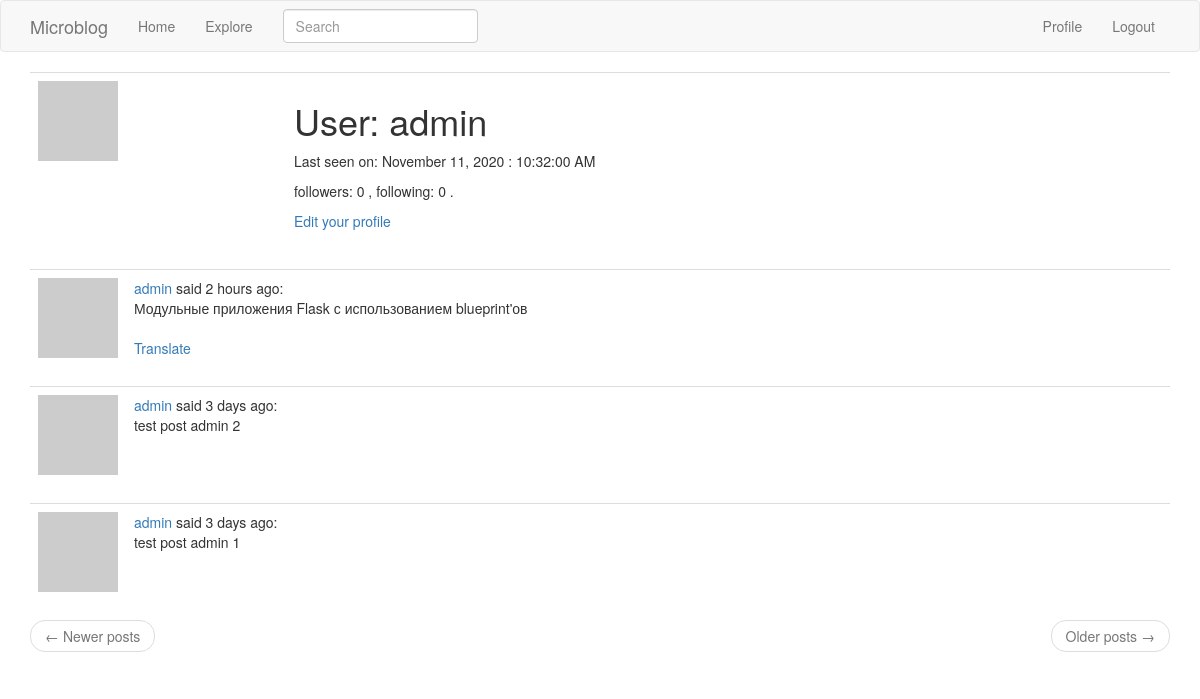
The page /user/admin (signed in) on the database as committed earlier.
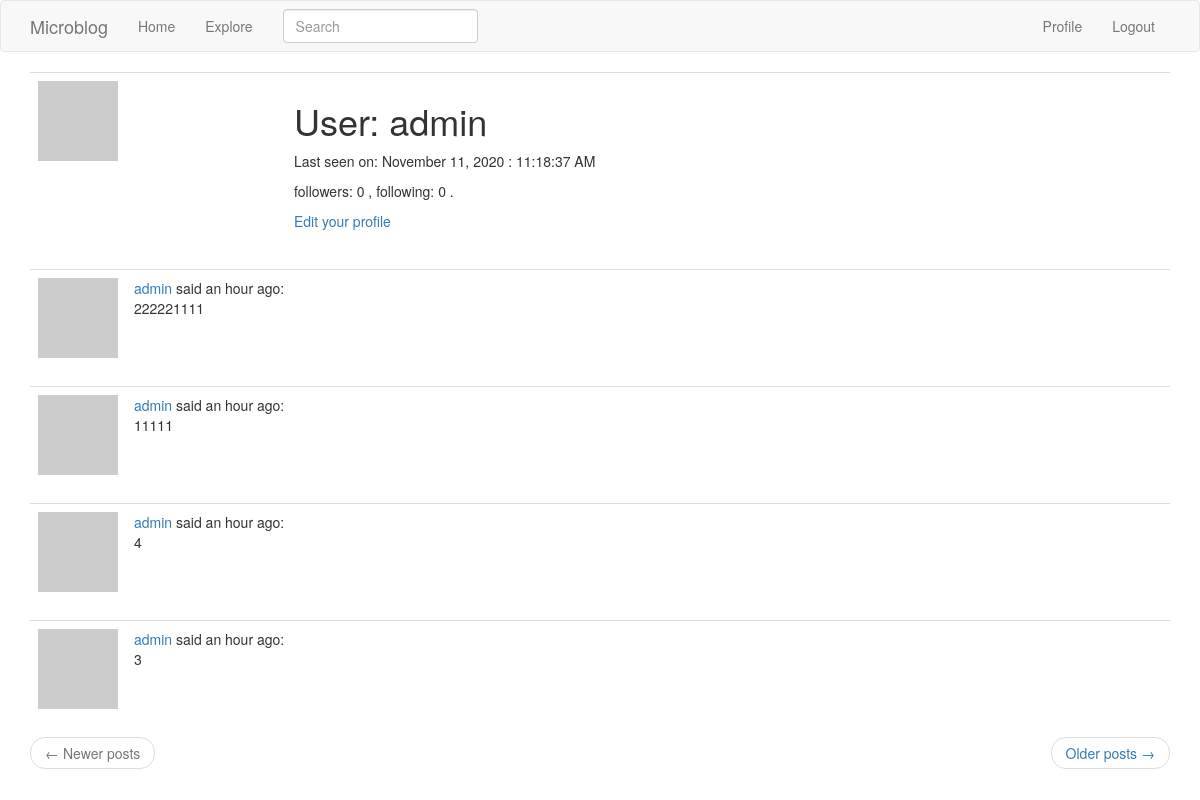
The same page on the database as committed later.
### app/models.py (models this page shows, shortened)
class User(UserMixin, db.Model):
    id = db.Column(db.Integer, primary_key=True)
    username = db.Column(db.String(64), index=True, unique=True)
    email = db.Column(db.String(120), index=True, unique=True)
    password_hash = db.Column(db.String(128))
    about_me = db.Column(db.String(140))
    posts = db.relationship('Post', backref='author', lazy='dynamic')
    last_seen = db.Column(db.DateTime, default=datetime.utcnow)
    followed = db.relationship(
        'User', secondary=followers,
        primaryjoin=(followers.c.follower_id == id),
        secondaryjoin=(followers.c.followed_id == id),
        backref=db.backref('followers', lazy='dynamic'), lazy='dynamic')
    def avatar(self, size):
        digest = md5(self.email.lower().encode('utf-8')).hexdigest()
        return 'https://www.gravatar.com/avatar/{}?d=identicon&s={}'.format(
            digest, size)

class SearchableMixin(object):
    @classmethod
    def before_commit(cls, session):
        session._changes = {
            'add': list(session.new),
            'update': list(session.dirty),
            'delete': list(session.deleted)
        }
    @classmethod
    def after_commit(cls, session):
        for obj in session._changes['add']:
            if isinstance(obj, SearchableMixin):
                add_to_index(obj.__tablename__, obj)
        for obj in session._changes['update']:
            if isinstance(obj, SearchableMixin):
                add_to_index(obj.__tablename__, obj)
        for obj in session._changes['delete']:
            if isinstance(obj, SearchableMixin):
                remove_from_index(obj.__tablename__, obj)
        session._changes = None

class Post(SearchableMixin, db.Model):
    __searchable__ = ['body']
    id = db.Column(db.Integer, primary_key=True)
    body = db.Column(db.String(140))
    timestamp = db.Column(db.DateTime, index=True, default=datetime.utcnow)
    user_id = db.Column(db.Integer, db.ForeignKey('user.id'))
    language = db.Column(db.String(5))

### app/main/routes.py (the view)
@bp.route('/user/<username>')
@login_required
def user(username):
    user = User.query.filter_by(username=username).first_or_404()
    page = request.args.get('page', 1, type=int)
    posts = user.posts.order_by(Post.timestamp.desc()).paginate(
        page, current_app.config['POSTS_PER_PAGE'], False)
    next_url = url_for('main.user', username=user.username,
                       page=posts.next_num) if posts.has_next else None
    prev_url = url_for('main.user', username=user.username,
                       page=posts.prev_num) if posts.has_prev else None
    form = EmptyForm()
    return render_template('user.html', user=user, posts=posts.items,
                           next_url=next_url, prev_url=prev_url, form=form)

### app/main/forms.py
class SearchForm(FlaskForm):
    q = StringField(_l('Search'), validators=[DataRequired()])
    def __init__(self, *args, **kwargs):
        if 'formdata' not in kwargs:
            kwargs['formdata'] = request.args
        if 'csrf_enabled' not in kwargs:
            kwargs['csrf_enabled'] = False
        super(SearchForm, self).__init__(*args, **kwargs)

class EmptyForm(FlaskForm):
    submit = SubmitField(_l('Submit'))

### app/main/routes.py (called while the page is built)
@bp.before_app_request
def before_request():
    if current_user.is_authenticated:
        current_user.last_seen = datetime.utcnow()
        db.session.commit()
        g.search_form = SearchForm()
    g.locale = str(get_locale())

### app/models.py (called while the page is built)
@login.user_loader
def load_user(id):
    return User.query.get(int(id))

### app/main/templates/user.html (shortened to what this page needs)
{% extends "base.html" %}
{% block app_content %}
    <table class="table table-hover">
        <tr>
            <td width="256px"><img src="{{ user.avatar(256) }}"></td>
            <td>
                <h1>{{ _('User')}}: {{ user.username }}</h1>
                {% if user.last_seen %}
                    <p>{{ _('Last seen on: ')}}{{ moment(user.last_seen).format('LL') }} : {{ moment(user.last_seen).format('LTS') }}</p>
                {% endif %}
                <p>{{ _('followers:') }} {{ user.followers.count() }} , {{ _('following:') }} {{ user.followed.count() }} .</p>
                {% if user == current_user %}
                    <p><a href="{{ url_for('main.edit_profile') }}">{{ _('Edit your profile')}}</a></p>
                {% endif %}
            </td>
        </tr>
    </table>
    {% for post in posts %}
        {% include '_post.html' %}
    {% endfor %}
    <nav aria-label="...">
        <ul class="pager">
            <li class="previous{% if not prev_url %} disabled{% endif %}">
                <a href="{{ prev_url or '#' }}">
                    <span aria-hidden="true">&larr;</span> {{ _('Newer posts')}}
                </a>
            </li>
            <li class="next{% if not next_url %} disabled{% endif %}">
                <a href="{{ next_url or '#' }}">
                    {{ _('Older posts')}} <span aria-hidden="true">&rarr;</span>
                </a>
            </li>
        </ul>
    </nav>
{% endblock %}

### app/main/templates/_post.html
<table class="table table-hover">
    <tr>
        <td width="70px">
            <a href="{{ url_for('main.user', username=post.author.username) }}">
                <img src="{{ post.author.avatar(70) }}"/>
            </a>
        </td>
        <td>
            <a href="{{ url_for('main.user', username=post.author.username) }}">
                {{ post.author.username }}
            </a>
            {{ _('said') }} {{ moment(post.timestamp).fromNow() }}:
            <br>
            <span id="post{{ post.id }}">{{ post.body }}</span>
            {% if post.language and post.language != g.locale %}
                <br><br>
              <span id="translation{{ post.id }}">
                <a href="javascript:translate(
                            '#post{{ post.id }}',
                            '#translation{{ post.id }}',
                            '{{ post.language }}',
                            '{{ g.locale }}');">{{ _('Translate') }}</a>
            </span>
            {% endif %}
        </td>
    </tr>
</table>

Rows that differ between the two databases and show on the page:
no longer on this page (row unchanged): Post: author.username "admin", timestamp "2 hours ago", body "Модульные приложения Flask с использованием blueprint'ов"
no longer on this page (row unchanged): Post: author.username "admin", timestamp "3 days ago", body "test post admin 2"
no longer on this page (row unchanged): Post: author.username "admin", timestamp "3 days ago", body "test post admin 1"
changed User "admin": last_seen "10:32:00 AM" → "11:18:37 AM"
added Post: author.username "admin", timestamp "an hour ago", body "222221111"
added Post: author.username "admin", timestamp "an hour ago", body "11111"
added Post: author.username "admin", timestamp "an hour ago", body "4"
added Post: author.username "admin", timestamp "an hour ago", body "3"
